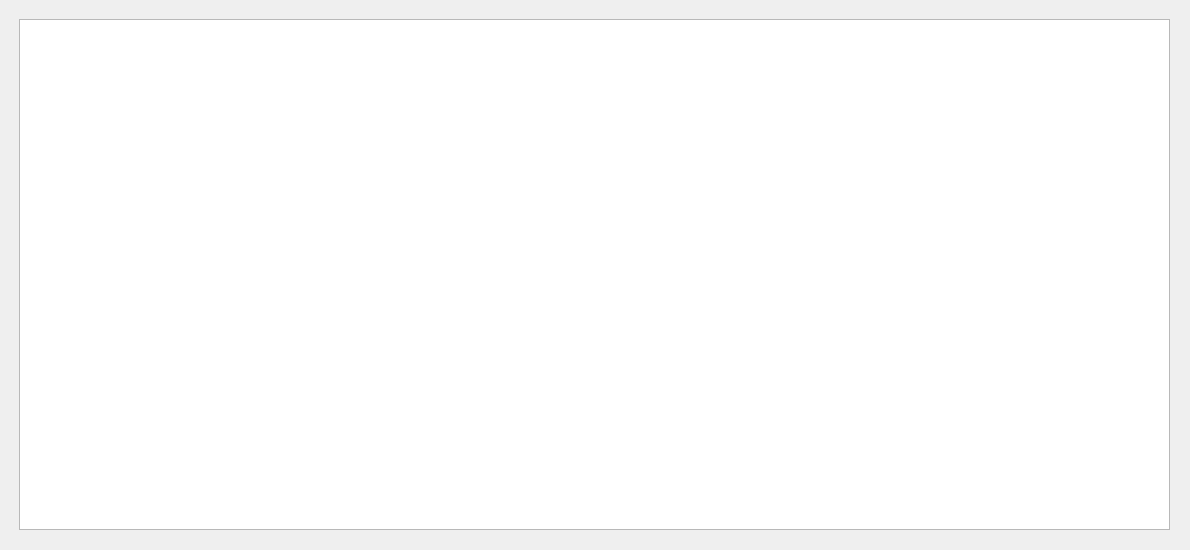
<?xml version="1.0" encoding="UTF-8"?>
<ui version="4.0">
 <class>TaskWidget</class>
 <widget class="QWidget" name="TaskWidget">
  <property name="geometry">
   <rect>
    <x>0</x>
    <y>0</y>
    <width>1190</width>
    <height>550</height>
   </rect>
  </property>
  <property name="windowTitle">
   <string>Form</string>
  </property>
  <widget class="QListWidget" name="listWidget">
   <property name="geometry">
    <rect>
     <x>19</x>
     <y>19</y>
     <width>1151</width>
     <height>511</height>
    </rect>
   </property>
  </widget>
 </widget>
 <resources/>
 <connections/>
</ui>
